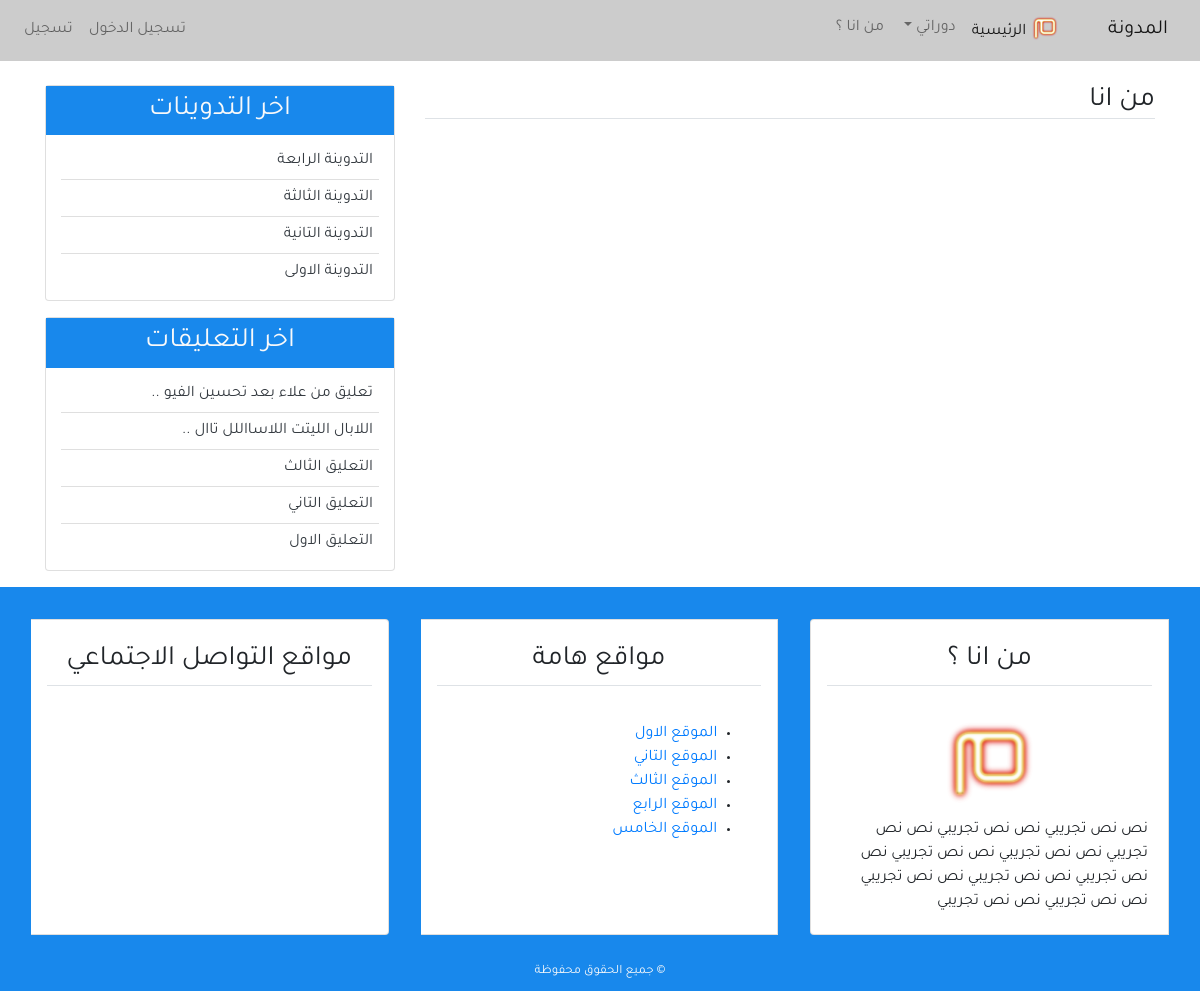
Page /about/ on the earlier database version.
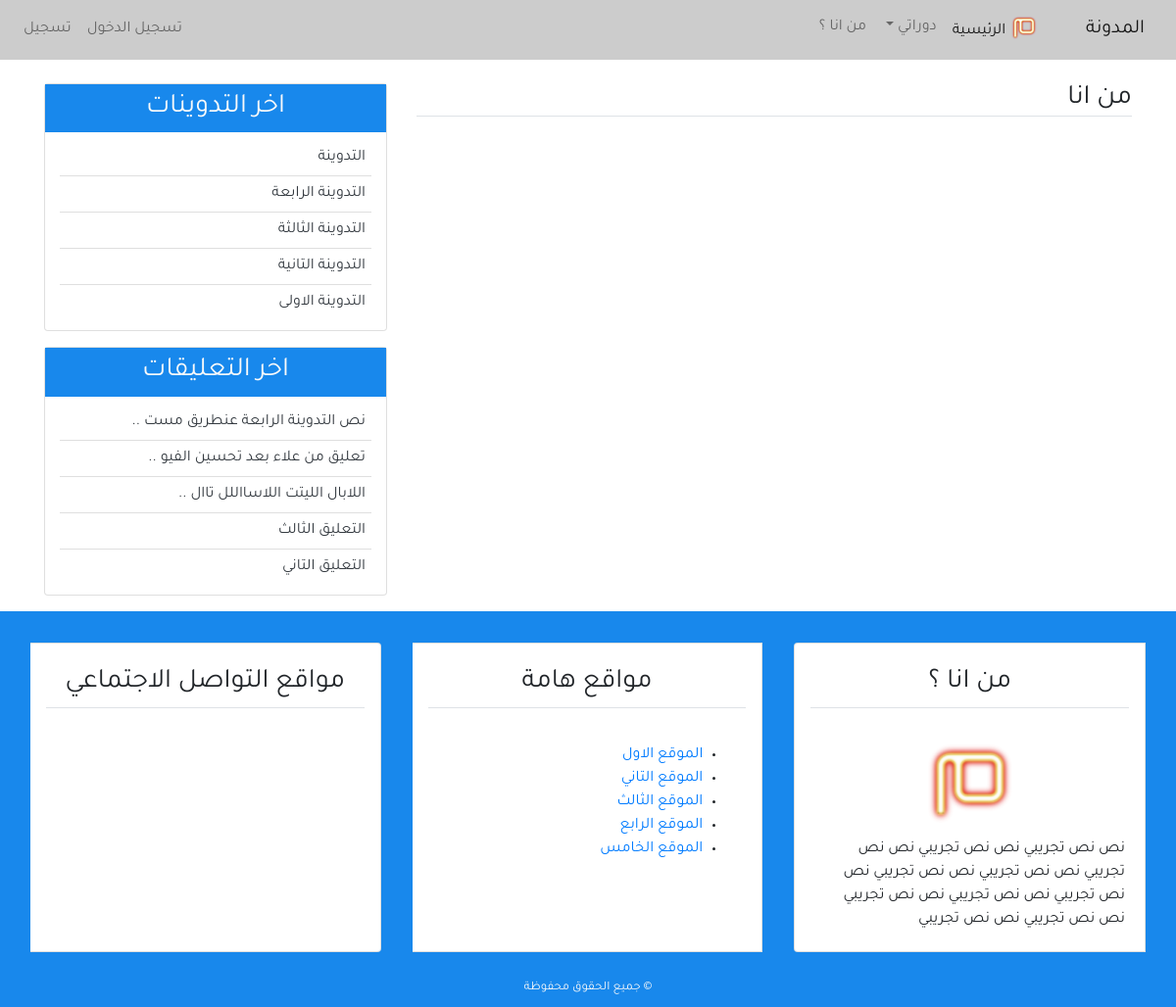
Same page on the later database version.
### blog/models.py (models this page shows, shortened)
class Post(models.Model):
    title = models.CharField(max_length=100, blank=True, null=True)
    content = models.TextField()
    post_date = models.DateTimeField(default=timezone.now )
    post_update = models.DateTimeField(auto_now = True)
    author = models.ForeignKey(User, on_delete=models.CASCADE)
    class Meta :
        ordering = ('-post_date',)

class Comment(models.Model):
    name = models.CharField(max_length=50, verbose_name ='الاسم ' )
    email = models.EmailField(verbose_name ='البريد الالكتروني')
    body = models.TextField(verbose_name =' التعليق ')
    comment_date = models.DateTimeField(auto_now_add=True)
    active = models.BooleanField(default=False)
    post = models.ForeignKey(Post, related_name='comments', on_delete=models.CASCADE)
    class Meta :
        ordering = ('-comment_date',)

### blog/views.py (the view)
# urls.py: path('about/', views.about, name='about'),
def about(request) :
    return render(request,'blog/about.html', {'title' : 'من انا'})

### blog/templatetags/post_tag.py (called while the page is built)
@register.inclusion_tag('blog/latest_posts.html')  #decorator
def latest_posts() : #simple python function
    context ={
        'l_posts' :Post.objects.all()[0:5]
    }
    return context

@register.inclusion_tag('blog/latest_comments.html')  #decorator
def latest_comments() : #simple python function
    context ={
        'l_comments' : Comment.objects.filter(active = True)[:5],
    }
    return context

### blog/templates/blog/about.html
{% extends 'blog/base.html' %}
{% block content %}
<h3 class="border-bottom"> من انا  </h3>
{% endblock content %}

### blog/templates/blog/latest_posts.html
<ul class="list-group-flush latest-post">
    {% for post  in l_posts  %}
      <li class="list-group-item latest-post-item" >
           <a class="text-dark" href="{% url 'detail' post.pk  %}"> {{post.title}} </a>
      </li>
    {% endfor %}
</ul>

### blog/templates/blog/latest_comments.html
<ul class="list-group-flush latest-comment">
    {% for comment  in l_comments  %}
      <li class="list-group-item latest-comment-item" >
           <a class="text-dark" href="{% url 'detail' comment.post.pk  %}">
            {% if comment.body|length > 25 %}
            {{comment.body|slice:'30'}} ..
            {% else %}
            {{comment.body}}
            {% endif %}
          </a>
      </li>
      {% empty %}
      <li class="list-group-item latest-comment-item" >  لا يوجد تعليقات </li>
    {% endfor %}
</ul>

Differences in the rows shown:
no longer on this page (row unchanged): Comment: body "التعليق الاول"
added Post: title "التدوينة"
added Comment: body "نص التدوينة الرابعة عنطريق مست"
